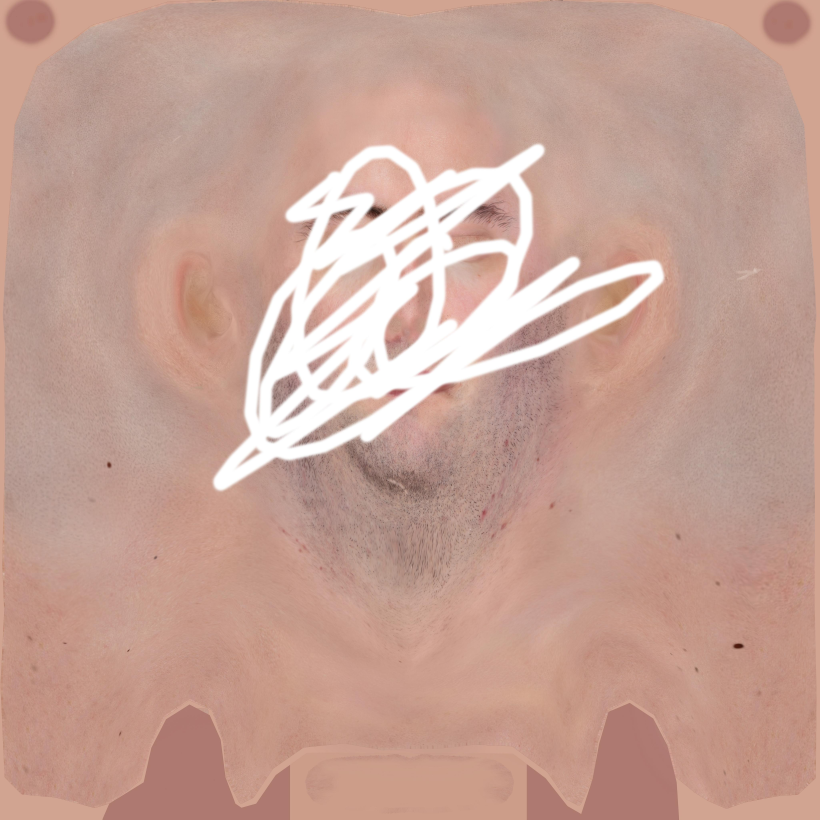
#> input picture graphic/前のやつ/Pr11_1_TextureIntro/lambertian.jpg, 4096 x 4096 px, found by its file name (shown at 1/5 size)
$ jupyter execute Pr11_2_TextureMapping.ipynb
#> lines starting #> are read from the running program, lines starting #| are printed output that depends on the picture; long printed decimals are rounded
# Pr11-2: テクスチャマッピングの仕組み

解像度の異なるメッシュファイルを入力にして，<br>
拡散反射（光沢のない反射）と鏡面反射（ハイライト）が
どのように解像度に影響されるか分析してください．

## Pr11-2の実装部分

- uv2pixelを実装してください．

```
(x, y) = uv2pixel(uv, w, h)
```

- uv[0]: uの座標が[0, 1]⇒x座標 [0, w-1]
- uv[1]: vの座標が[0, 1]⇒y座標 [h-1, 0]

```
# u⇒xへの変換
x = int(uv[0]*(w-1))

# v⇒yへの変換．上下を逆にすることに注意．
y = int((1.0-uv[1])*(h-1))
```

後で，テクスチャ画像の位置を参照するために(x, y)を整数にしています．
uv2pixelが実装されれば，texture_lookup関数が正しく動作してテクスチャマッピングの結果を見れます．

[cell 1]
# Work: 以下の関数を修正．
def uv2pixel(uv, w, h):
  x = int(uv[0] * (w - 1))
  y = int((1.0-uv[1]) * (h - 1))
  return (x,y)

def texture_lookup(uv, T):
  uv_p = uv2pixel(uv, T.shape[1], T.shape[0])
  return T[uv_p[1], uv_p[0], :]

## 読み込み用の補助関数

[cell 2]
import cv2

def imread(img_file):
#> called with img_file = 'lambertian.jpg'
  I = cv2.imread(img_file)
#> I is the input picture: shape (4096, 4096, 3); mean B, G, R 149.1, 161.1, 197.9
  if I.shape[0] > 1024:
    I = cv2.resize(I, dsize=None, fx=0.25, fy=0.25)
#> I: shape (1024, 1024, 3)
  I = cv2.cvtColor(I, cv2.COLOR_BGR2RGB)
  return np.float32(I) / 255.0
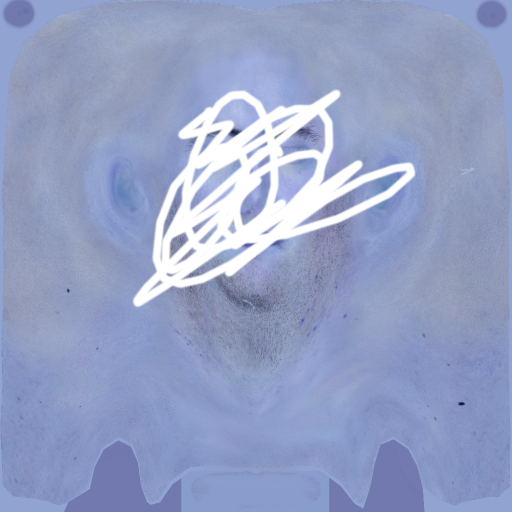
#> returned value: shape (1024, 1024, 3) float32 (shown at 1/2 size); mean of channels 0, 1, 2 0.775, 0.632, 0.585; drawn as B, G, R

## 入力画像の表示

- T: テクスチャファイル
- UV: 3DモデルのUV座標をレンダリングした画像

[cell 3]
import cv2
import numpy as np
import matplotlib.pyplot as plt

texture_file = "lambertian.jpg"
uv_file = "lpshead_uv.png"

T = imread(texture_file)

UV =  imread(uv_file)
#> call 2 of imread, with img_file = 'lpshead_uv.png'
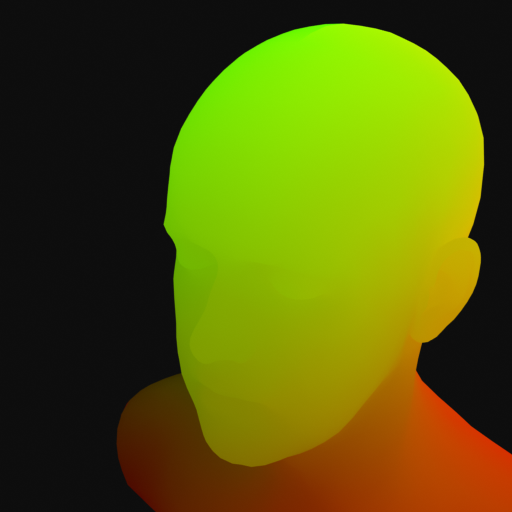
#> input picture graphic/前のやつ/Pr11_2_TextureMapping/lpshead_uv.png, 512 x 512 px
#> in imread, I is the input picture: shape (512, 512, 3); mean B, G, R 6.3, 92.4, 85.9
#> in imread (call 2), `return np.float32(I) / 255.0`:
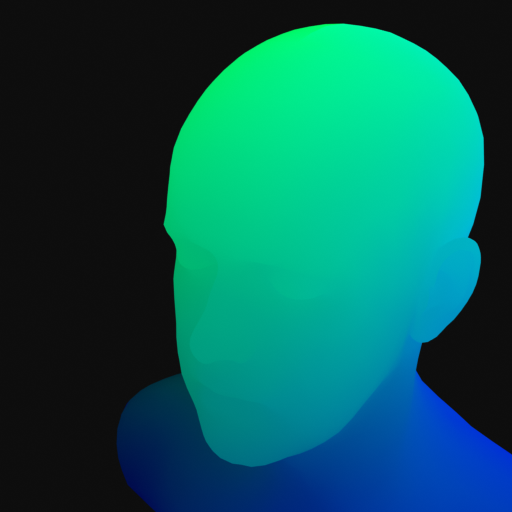
#> returned value: shape (512, 512, 3) float32; mean of channels 0, 1, 2 0.337, 0.363, 0.0246; drawn as B, G, R

fig = plt.figure(figsize=(12, 6))

plt.subplot(1, 2, 1)
plt.imshow(T)
plt.title("Texture")
plt.axis('off');

plt.subplot(1, 2, 2)
plt.imshow(UV)
plt.title("UV")
plt.axis('off');

print(T.shape)
#| (1024, 1024, 3)
print(UV.shape)
#| (512, 512, 3)
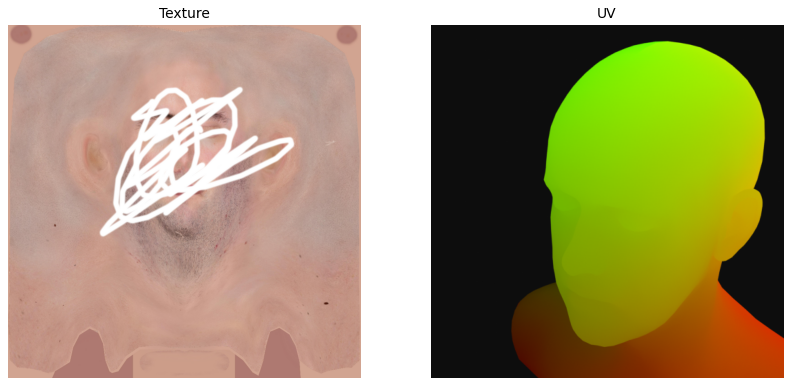
#> figure drawn by matplotlib, 2 panels

## 対応点の確認

uv2pixelが上手く実装されていれば，下でUVとテクスチャ上の位置の対応点を確認することができます．

テクスチャマッピングは，各UVに対応したテクスチャの色を貼り付ける方法になります．

[cell 4]
#@title UV画像上の位置と値の確認 { run: "auto" }
#@markdown UV画像上の位置を指定してください．

px = 300 #@param {type:"slider", min:0, max:511, step:1}
py = 400 #@param {type:"slider", min:0, max:511, step:1}

uv = UV[py, px, :2]
#> uv = [0.584, 0.545]
uv_p = uv2pixel(uv, T.shape[1], T.shape[0])
#> in uv2pixel, `x = int(uv[0] * (w - 1))`: x = 597
#> in uv2pixel, `y = int((1.0-uv[1]) * (h - 1))`: y = 465
#> uv_p = (597, 465)

print("UV({0}, {1})=".format(px, py), uv)
#| UV(300, 400)= [0.5843 0.5451]

fig = plt.figure(figsize=(12, 6))

plt.subplot(1, 2, 1)
plt.imshow(T)
plt.title("Texture")
plt.plot(uv_p[0], uv_p[1], "ro", markersize=8)
plt.axis('off');

plt.subplot(1, 2, 2)
plt.imshow(UV)
plt.title("UV")
plt.plot(px, py, "o", markersize=8)
plt.axis('off');

## テクスチャマッピング結果の確認

uv2pixelが上手く実装されていれば，テクスチャマッピングの結果が出てきます．

テクスチャマッピングは，

```
# テクスチャマッピング
for y in range(h):
  for x in range(w):
    # (u, v)座標の取得
    uv = UV[y, x, :2]

    # (u, v)座標に対応する色を(x, y)の位置に貼りつける
    I[y,x,:] = texture_lookup(uv, T)
```

仕組みはかなりシンプルで，対応した場所を探して貼り付けているだけです．

3DCGの場合には，上記の仕組みを並列計算する仕組みがあるので高速に表示できます．

[cell 5]
I = np.zeros_like(UV)
h, w = I.shape[:2]
#> h = 512; w = 512

# テクスチャマッピング
for y in range(h):
  for x in range(w):
    # (u, v)座標の取得
    uv = UV[y, x, :2]

    # (u, v)座標に対応する色を(x, y)の位置に貼りつける
    I[y,x,:] = texture_lookup(uv, T)
#> this loop made 512 passes
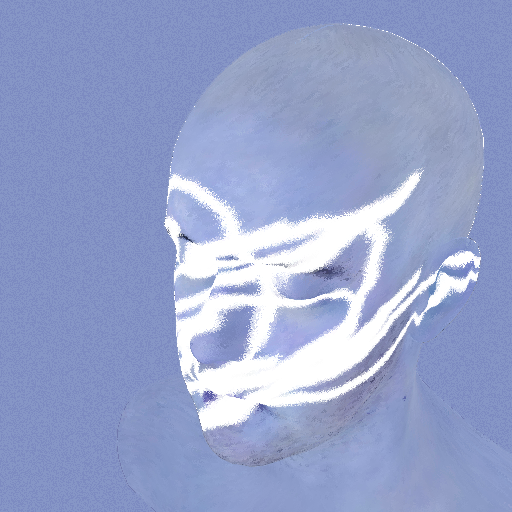
#> I: shape (512, 512, 3) float32; mean of channels 0, 1, 2 0.801, 0.64, 0.59; drawn as B, G, R

fig = plt.figure(figsize=(12, 6))

plt.subplot(1, 3, 1)
plt.imshow(T)
plt.title("Texture")
plt.axis('off');

plt.subplot(1, 3, 2)
plt.imshow(UV)
plt.title("UV")
plt.axis('off');

plt.subplot(1, 3, 3)
plt.imshow(I)
plt.title("I")
plt.axis('off');
